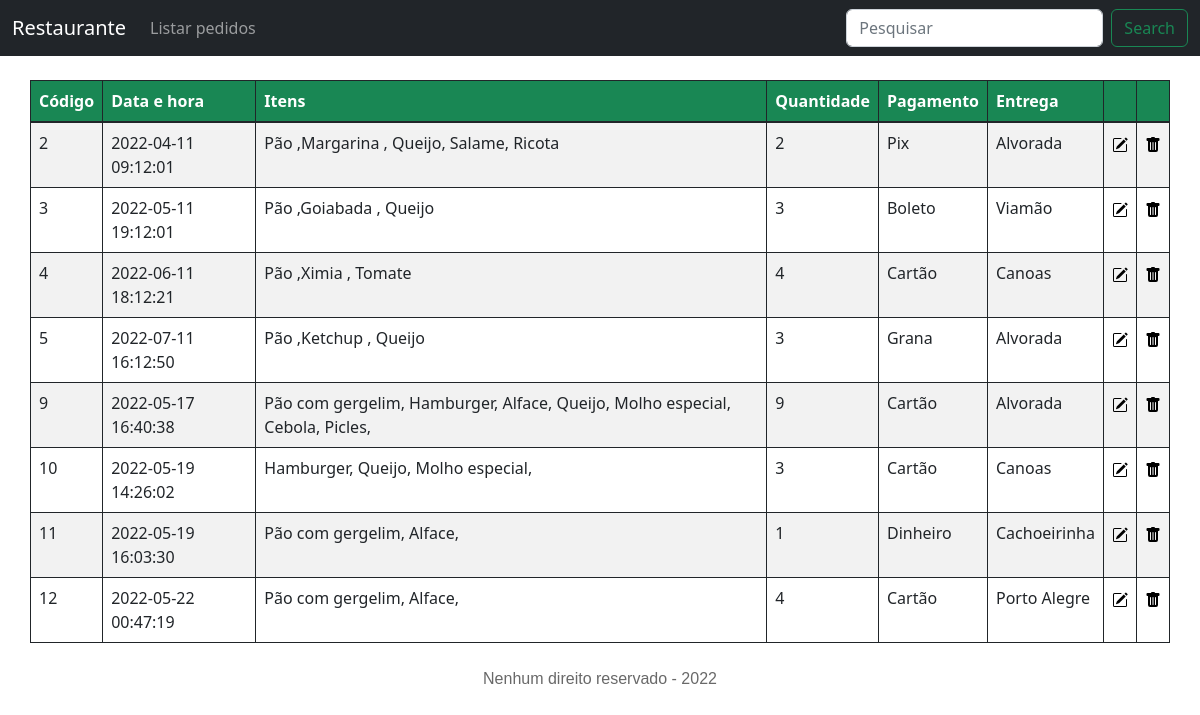
Page /public/lista.php on the committed database.
### tables this page shows
CREATE TABLE `pedidos` (
  `cod` int(11) NOT NULL,
  `data_hora` datetime DEFAULT NULL,
  `itens` text DEFAULT NULL,
  `quant` int(11) DEFAULT NULL,
  `pag` varchar(20) DEFAULT NULL,
  `local` varchar(20) DEFAULT NULL
);

### src/model/Database.php (called while the page is built, shortened)
<?php
class Database {
   private $connection;
   private function connect()
   {
       $this->connection = new PDO(
           'mysql:'.
           'host='.MYSQL_SERVER.';'.
           'dbname='.MYSQL_DATABASE.';'.
           'charset='.MYSQL_CHARSET,
           MYSQL_USER,
           MYSQL_PASS,
           array(PDO::ATTR_PERSISTENT => true)
       );
       $this->connection->setAttribute(PDO::ATTR_ERRMODE, PDO::ERRMODE_WARNING);
   }
   private function disconnect()
   {
       $this->connection = null;
   }
   public function select($sql, $parameters = null)
   {
        $result = null;
        try {
            if(!empty($parameters)){
                $myExecute = $this->connection->prepare($sql);
                $myExecute->execute($parameters);
                $result = $myExecute->fetchAll(PDO::FETCH_CLASS);
            } else {
                $myExecute = $this->connection->prepare($sql);
                $myExecute->execute();
                $result = $myExecute->fetchAll(PDO::FETCH_CLASS);
            }
        } catch (PDOException $error) {
            var_dump($error);
            return false;
        }
        return $result;
   }
}

### public/lista.php (the view, shortened to what this page needs)
<?php
require_once "../src/views/header_nav.php";
require_once "../src/model/Database.php";
$db = new Database();
$resultDb = $db->select(
    "SELECT * FROM pedidos;"
);
?>
<table class="table container mt-4 table-striped border-dark table-bordered">
    <thead class="bg-success text-white">
        <th>Código</th>
        <th>Data e hora</th>
        <th>Itens</th>
        <th>Quantidade</th>
        <th>Pagamento</th>
        <th>Entrega</th>
        <th></th>
        <th></th>
    </thead>
    <tbody>
        <?php foreach($resultDb as $linha) : ?>
            <tr>
                <td> <?= $linha->cod ?> </td>
                <td> <?= $linha->data_hora ?> </td>
                <td> <?= $linha->itens ?> </td>
                <td> <?= $linha->quant ?> </td>
                <td> <?= $linha->pag ?> </td>
                <td> <?= $linha->local ?> </td>
                <td>
                    <a href="../public/atualiza.php?cod=<?= $linha->cod ?>"> <img src="../public/assets/img/edit.svg" alt="Editar"></a>
                </td>
                <td>
                    <a onclick="confirmaDelete(<?= $linha->cod ?>);"> <img src="../public/assets/img/trash-fill.svg" alt="Apagar"></a>
                </td>
            </tr>
        <?php endforeach; ?>
    </tbody>
</table>
<?php require_once "../src/views/footer.php"; ?>

### src/views/header_nav.php (shortened to what this page needs)
<!DOCTYPE html>
<html>
<head>
    <link rel="stylesheet" type="text/css" href="../public/assets/bootstrap/css/bootstrap.min.css" />
    <link rel="stylesheet" type="text/css" href="../public/assets/css/style.css" />
<link href="https://cdn.jsdelivr.net/npm/bootstrap@5.2.0-beta1/dist/css/bootstrap.min.css" rel="stylesheet">
</head>
<body>
<nav class="navbar navbar-expand-lg navbar-dark bg-dark">
  <div class="container-fluid">
    <a class="navbar-brand" href="#">Restaurante</a>
    <div class="collapse navbar-collapse" id="navbarSupportedContent">
      <ul class="navbar-nav me-auto mb-2 mb-lg-0">
        <li class="nav-item">
          <a class="nav-link" href="../public/lista.php">Listar pedidos</a>
        </li>
      </ul>
      <form class="d-flex">
        <input class="form-control me-2" type="search" placeholder="Pesquisar" aria-label="Search">
        <button class="btn btn-outline-success" type="submit">Search</button>
      </form>
    </div>
  </div>
</nav>

### src/views/footer.php
<footer>
    Nenhum direito reservado - <?= date("Y") ?>
</footer>
</body>
</html>

### public/assets/css/style.css (style rules this page uses)
footer { text-align: center; color: rgb(105, 105, 105); font-family: Arial, Helvetica, sans-serif; margin-top: 2%; }
a { cursor: pointer; }

### rows in the picture
pedidos: cod "2", data_hora "2022-04-11 09:12:01", itens "Pão ,Margarina , Queijo, Salame, Ricota", quant "2", pag "Pix", local "Alvorada"
pedidos: cod "3", data_hora "2022-05-11 19:12:01", itens "Pão ,Goiabada , Queijo", quant "3", pag "Boleto", local "Viamão"
pedidos: cod "4", data_hora "2022-06-11 18:12:21", itens "Pão ,Ximia , Tomate", quant "4", pag "Cartão", local "Canoas"
pedidos: cod "5", data_hora "2022-07-11 16:12:50", itens "Pão ,Ketchup , Queijo", quant "3", pag "Grana", local "Alvorada"
pedidos: cod "9", data_hora "2022-05-17 16:40:38", itens "Pão com gergelim, Hamburger, Alface, Queijo, Molho especial, Cebola, Picles,", quant "9", pag "Cartão", local "Alvorada"
pedidos: cod "10", data_hora "2022-05-19 14:26:02", itens "Hamburger, Queijo, Molho especial,", quant "3", pag "Cartão", local "Canoas"
pedidos: cod "11", data_hora "2022-05-19 16:03:30", itens "Pão com gergelim, Alface,", quant "1", pag "Dinheiro", local "Cachoeirinha"
pedidos: cod "12", data_hora "2022-05-22 00:47:19", itens "Pão com gergelim, Alface,", quant "4", pag "Cartão", local "Porto Alegre"
